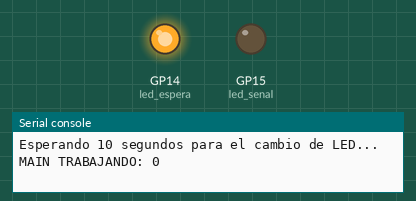
A program run on a simulated Raspberry Pi Pico running MicroPython. Shown: output pins drawn as LEDs (lit = HIGH), the last lines printed to the serial console.

Above: at 0.1 s.
At 10.1 s:
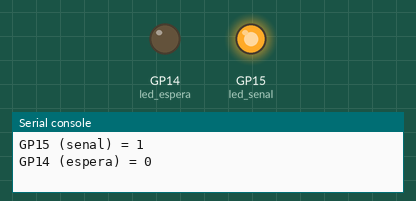
Timing chart, 0 to 11.6 s (numbered marks = the images above):
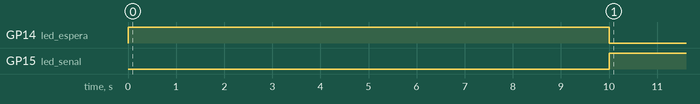

Measured:
- by itself, GP14 (led_espera): HIGH → LOW at 10.0 s
- by itself, GP15 (led_senal): LOW → HIGH at 10.0 s

The program:

timer_signal.py
```python
# =========================================================================
#  DO 02 - Señal de timer
#  Sesion 04: Interrupciones y temporizadores
#  Angel Rugerio Jimenez #201720
#
#  Demuestra que el temporizador NO bloquea: el main loop sigue imprimiendo
#  durante los 10 segundos de espera y el cambio de LED ocurre solo.
# =========================================================================

from machine import Pin, Timer
from time import sleep_ms

# Configuración de los pines de salida para cada LED
led_senal = Pin(15, Pin.OUT)   # GP15 - se enciende cuando el timer dispara
led_espera = Pin(14, Pin.OUT)  # GP14 - encendido mientras se espera

# Creación de la instancia del temporizador
timer = Timer(-1)

# Bandera global para comunicar el temporizador con el bucle principal
timer_disparado = False

# Función que se ejecuta automáticamente cuando el tiempo se agota
def timer_callback(t):
    global timer_disparado
    timer_disparado = True

# Configuración del estado inicial de los LEDs
led_senal.off()
led_espera.on()
print("Esperando 10 segundos para el cambio de LED...")

# Arranque del temporizador: 10'000 ms (10s) en modo de ejecución única
timer.init(
    mode = Timer.ONE_SHOT,
    period = 10000,
    callback = timer_callback
)

contador = 0

# Bucle principal continuo (no se detiene por el temporizador)
while True:
    print("MAIN TRABAJANDO:", contador)
    contador += 1

    # Revisa si la función callback ya cambió la bandera
    if timer_disparado:
        timer_disparado = False # Reinicio de la bandera para no repetir la acción

        # Inversión del estado físico de los componentes
        led_senal.on()
        led_espera.off()

        print("TIMER DISPARADO")
        print("GP15 (senal) =", led_senal.value())
        print("GP14 (espera) =", led_espera.value())
        print()

    # Pausa de medio segundo para cada ciclo del bucle principal
    sleep_ms(500)
```
